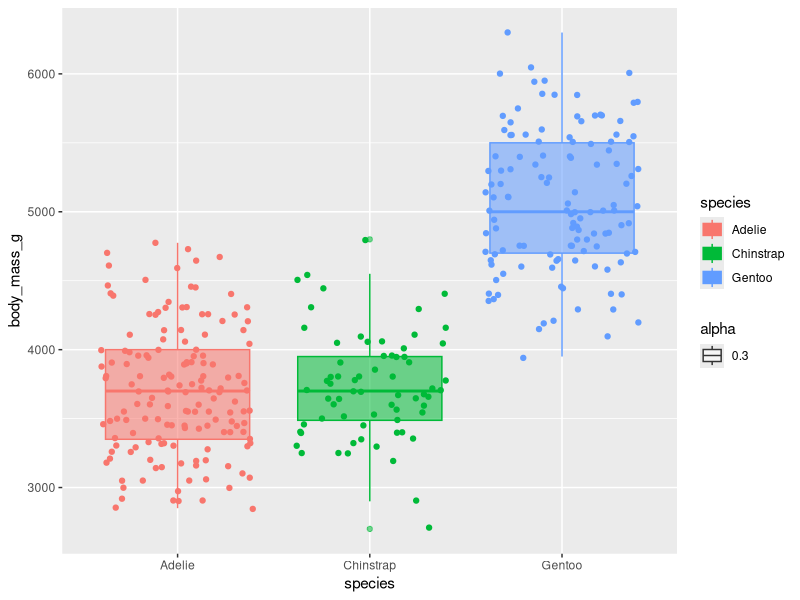

Write R code to recreate this figure.
## ---- chunk 1
knitr::opts_chunk$set(echo = TRUE, dpi=300)
library(palmerpenguins)
library(tidyverse)
library(ggsignif)

## ---- chunk 2
ggplot(penguins, aes(color = species, y = body_mass_g, x = species)) +
  geom_boxplot(aes(fill = species, alpha = 0.3)) +
  geom_jitter()  
  
